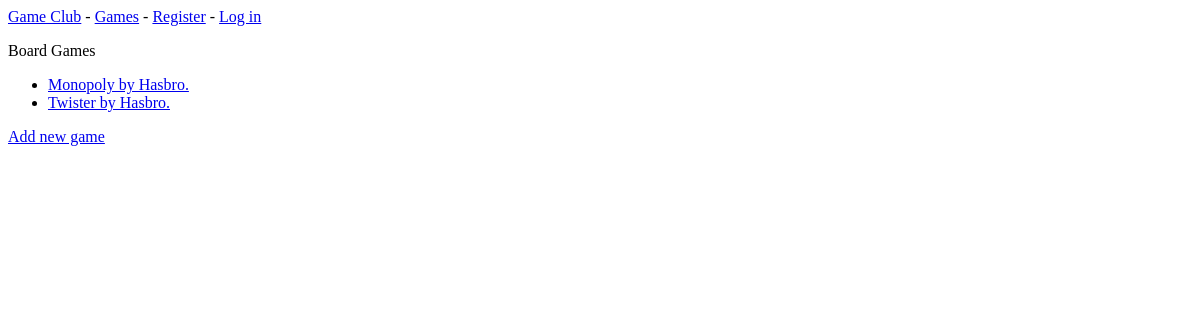
The page /games/ on the database as committed earlier.
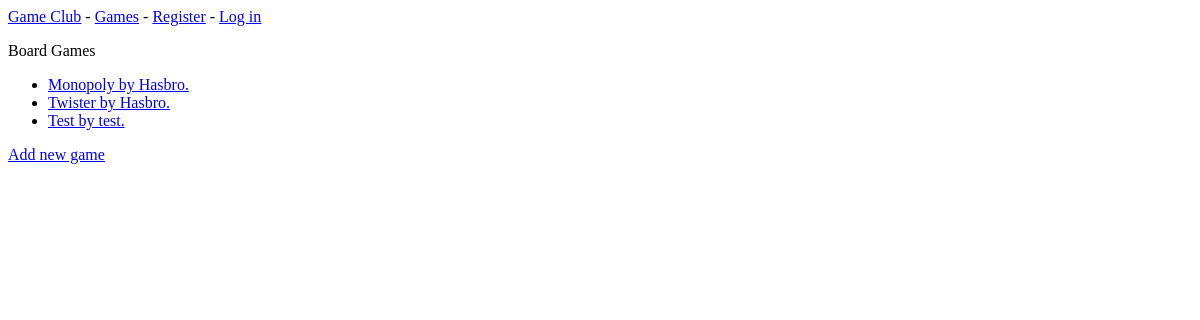
The same page on the database as committed later.
### game_clubs/models.py (models this page shows)
class Game(models.Model):
    name = models.CharField(max_length=200)
    maker = models.JSONField()
    date_added = models.DateTimeField(auto_now_add=True)
    date_modified = models.DateTimeField(auto_now=True)
    owner = models.ForeignKey(User, on_delete=models.CASCADE)
    def __str__(self):
        return f"{self.name} by {',' .join(self.maker)}."

### game_clubs/views.py (the view)
# urls.py: path('games/', views.games, name="games"),
def games(request):
    games = Game.objects.order_by('date_added')
    context = {'games' : games}
    return render(request, 'game_clubs/games.html', context)

### game_clubs/templates/game_clubs/games.html
{% extends "game_clubs/base.html" %}
{% block content %}
<p>Board Games</p>
<ul>
    {% for game in games %}
    <li>
        <a href="{% url 'game_clubs:game' game.id %}">{{ game }}</a>
    </li>
    {% empty %}
    <li>No board games here yet</li>
    {% endfor %}
</ul>
<a href="{% url 'game_clubs:new_game' %}">Add new game</a>
{% endblock content %}

Rows that differ between the two databases and show on the page:
added Game: name+maker "Test by test."
